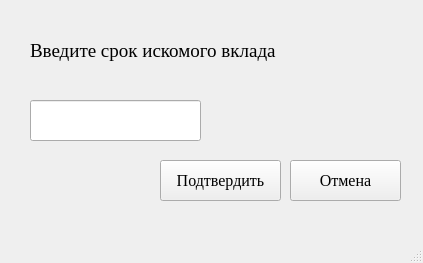
<?xml version="1.0" encoding="UTF-8"?>
<ui version="4.0">
 <class>MainWindow</class>
 <widget class="QMainWindow" name="MainWindow">
  <property name="geometry">
   <rect>
    <x>0</x>
    <y>0</y>
    <width>423</width>
    <height>263</height>
   </rect>
  </property>
  <property name="windowTitle">
   <string>MainWindow</string>
  </property>
  <widget class="QWidget" name="centralwidget">
   <widget class="QLabel" name="label">
    <property name="geometry">
     <rect>
      <x>30</x>
      <y>10</y>
      <width>351</width>
      <height>81</height>
     </rect>
    </property>
    <property name="font">
     <font>
      <family>Times New Roman</family>
      <pointsize>14</pointsize>
     </font>
    </property>
    <property name="text">
     <string>Введите срок искомого вклада</string>
    </property>
   </widget>
   <widget class="QLineEdit" name="lineEdit">
    <property name="geometry">
     <rect>
      <x>30</x>
      <y>100</y>
      <width>171</width>
      <height>41</height>
     </rect>
    </property>
   </widget>
   <widget class="QPushButton" name="pushButton_4">
    <property name="geometry">
     <rect>
      <x>290</x>
      <y>160</y>
      <width>111</width>
      <height>41</height>
     </rect>
    </property>
    <property name="font">
     <font>
      <family>Times New Roman</family>
      <pointsize>12</pointsize>
     </font>
    </property>
    <property name="text">
     <string>Отмена</string>
    </property>
   </widget>
   <widget class="QPushButton" name="pushButton_5">
    <property name="geometry">
     <rect>
      <x>160</x>
      <y>160</y>
      <width>121</width>
      <height>41</height>
     </rect>
    </property>
    <property name="font">
     <font>
      <family>Times New Roman</family>
      <pointsize>12</pointsize>
     </font>
    </property>
    <property name="text">
     <string>Подтвердить</string>
    </property>
   </widget>
  </widget>
  <widget class="QMenuBar" name="menubar">
   <property name="geometry">
    <rect>
     <x>0</x>
     <y>0</y>
     <width>423</width>
     <height>26</height>
    </rect>
   </property>
  </widget>
  <widget class="QStatusBar" name="statusbar"/>
 </widget>
 <resources/>
 <connections/>
</ui>
